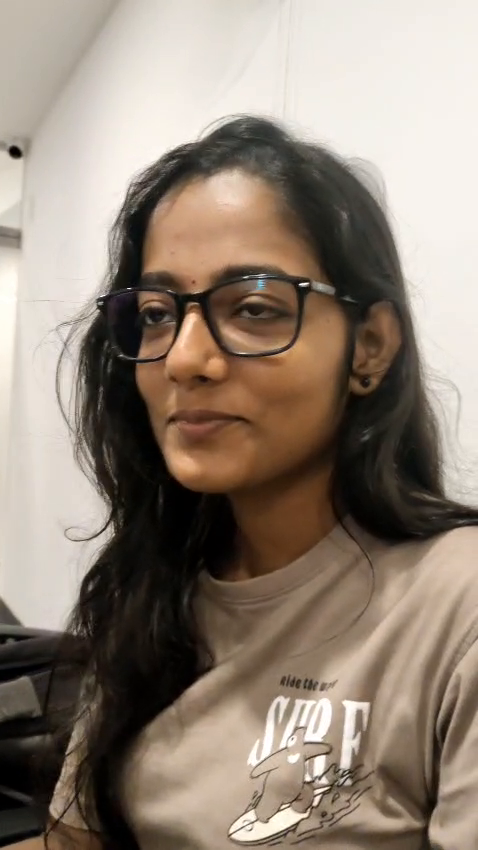
#> input picture frame 40 of files/video.mp4, 478 x 850 px, given in place of the camera
$ jupyter execute eye_detection.ipynb
#> lines starting #> are read from the running program, lines starting #| are printed output that depends on the picture; after the words box and inside, x2 and y2 are one past the last pixel; in counts of white or black regions, pixels touching at a corner belong together
[cell 1]
import cv2
import time

[cell 2]
model_eye =  cv2.CascadeClassifier('/home/devjith/Luminar/Deep Learning/Face_Detection/haarcascade_eye.xml')

[cell 3]
video = cv2.VideoCapture(0)

while True:
    success,img = video.read()
#> img is the input picture: shape (850, 478, 3); mean B, G, R 117.9, 130.9, 144.7

    gray = cv2.cvtColor(img,cv2.COLOR_BGR2GRAY)
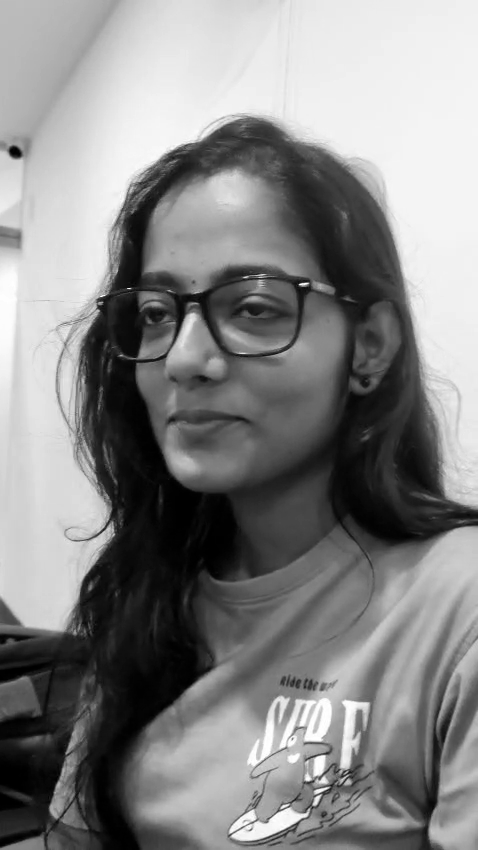
#> gray: shape (850, 478); min 0, max 255, mean 133.6

    eye = model_eye.detectMultiScale(gray,minNeighbors=20)
#> eye = ()

    for (x,y,w,h) in eye:
        cv2.rectangle(img,(x,y),(x+w,y+h),(0,0,255),2)
#> this loop made 0 passes

    cv2.imshow("EYE",img)

    if cv2.waitKey(1) & 0XFF == ord('q'):
#> (key q is pressed here)
        break

video.release()
cv2.destroyAllWindows()

[cell 4]
video = cv2.VideoCapture('/home/devjith/Luminar/Deep Learning/files/video.mp4')
prev_frame_time = 0
new_frame_time = 0
while True:
    success,img = video.read()

    if success:

        new_frame_time = time.time()
        fps = 1 / (new_frame_time - prev_frame_time)
        prev_frame_time = new_frame_time
        fps_text = f"FPS: {int(fps)}"


        cv2.putText(img, fps_text, (10, 30), cv2.FONT_HERSHEY_SIMPLEX, 1, (0, 255, 0), 2, cv2.LINE_AA)
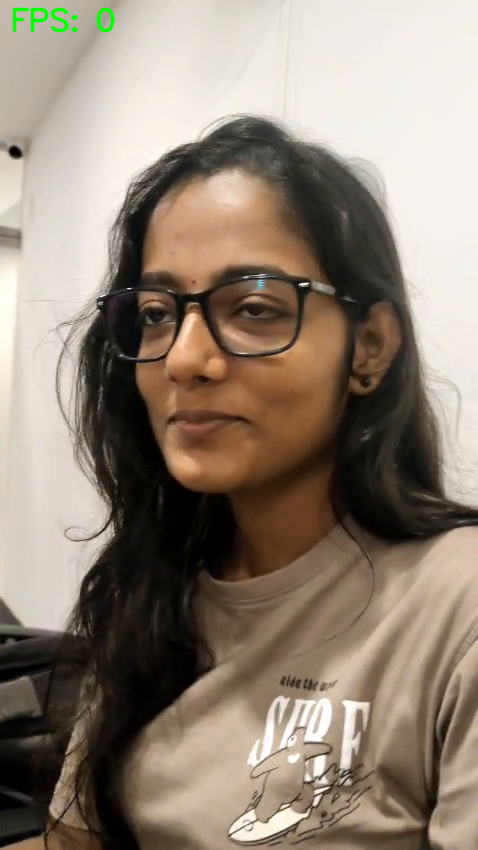
#> img: shape (850, 478, 3); 0.28% of pixels changed, all inside (x1, y1, x2, y2) = (12, 7, 115, 33)


        gray = cv2.cvtColor(img,cv2.COLOR_BGR2GRAY)

        eye = model_eye.detectMultiScale(gray,minNeighbors=15)
#> eye = [[139, 301, 34, 34]]

        for (x,y,w,h) in eye:
            cv2.rectangle(img,(x,y),(x+w,y+h),(0,0,255),2)
#> this loop made 1 pass
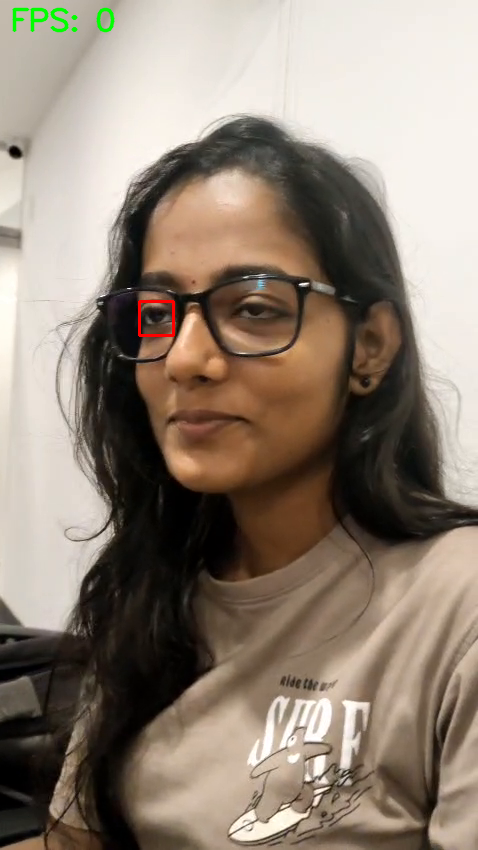
#> img: shape (850, 478, 3); 0.1% of pixels changed, all inside (x1, y1, x2, y2) = (138, 300, 175, 337)

        cv2.imshow('Eye',img)

        if cv2.waitKey(1) & 0XFF == ord('q'):
#> (key q is pressed here)
            break
    else:
        print("Video Ended")
        break
video.release()
cv2.destroyAllWindows()

$ run again, starting later in the video
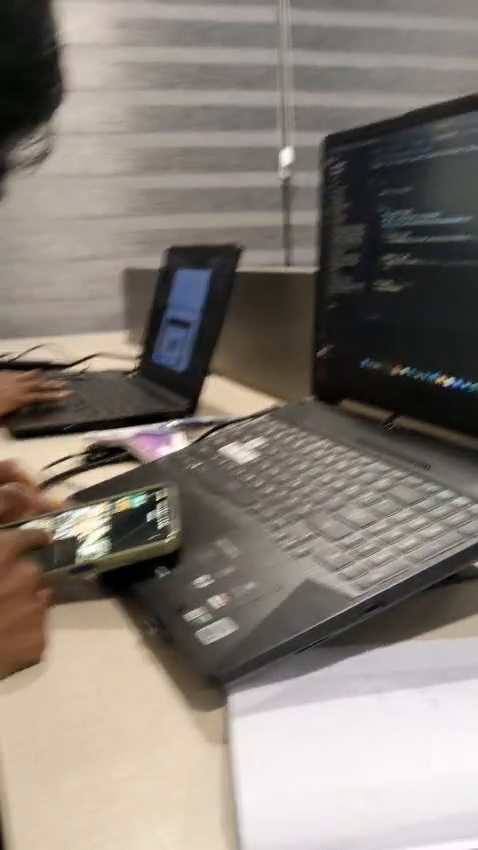
#> input picture frame 180 of files/video.mp4, 478 x 850 px, given in place of the camera
#> img is the input picture: shape (850, 478, 3); mean B, G, R 117.8, 125.9, 133.3
#> `gray = cv2.cvtColor(img,cv2.COLOR_BGR2GRAY)`:
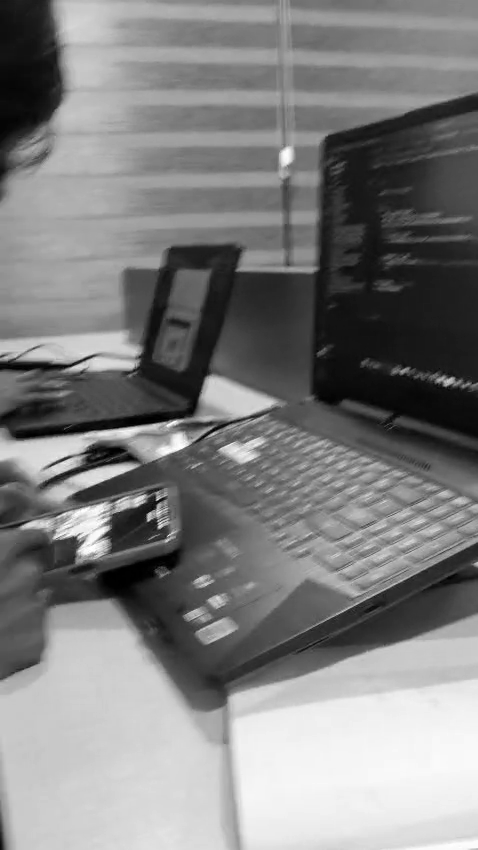
#> gray: shape (850, 478); min 0, max 255, mean 127.2
#> eye = ()
#> `cv2.putText(img, fps_text, (10, 30), cv2.FONT_HERSHEY_SIMPLEX, 1, (0, ..`:
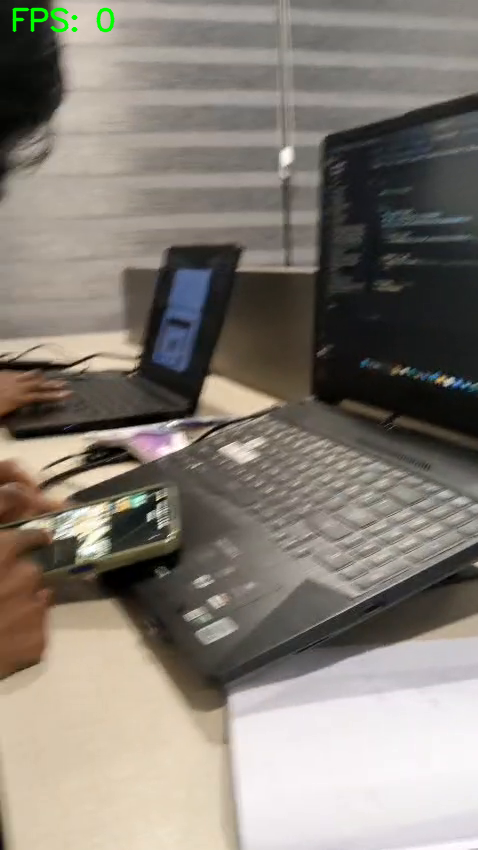
#> img: shape (850, 478, 3); 0.28% of pixels changed, all inside (x1, y1, x2, y2) = (12, 7, 115, 33)

$ run again, starting later in the video
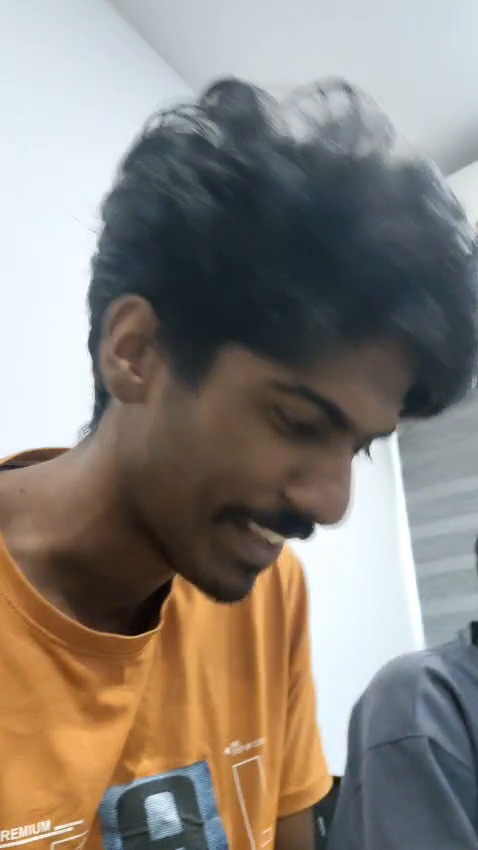
#> input picture frame 321 of files/video.mp4, 478 x 850 px, given in place of the camera
#> img is the input picture: shape (850, 478, 3); mean B, G, R 122.9, 131, 138.3
#> `gray = cv2.cvtColor(img,cv2.COLOR_BGR2GRAY)`:
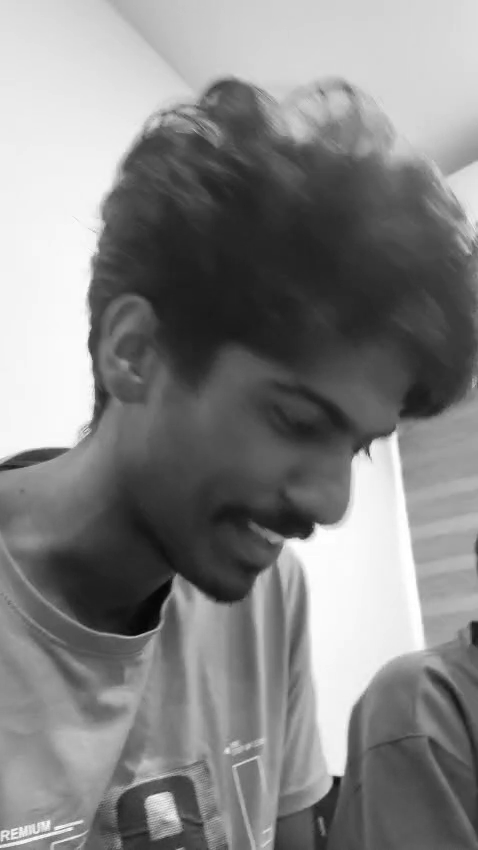
#> gray: shape (850, 478); min 3, max 255, mean 132.3
#> eye = [[258, 382, 78, 78]]
#> the loop `for (x,y,w,h) in eye:` made 1 pass
#> after the loop `for (x,y,w,h) in eye:`:
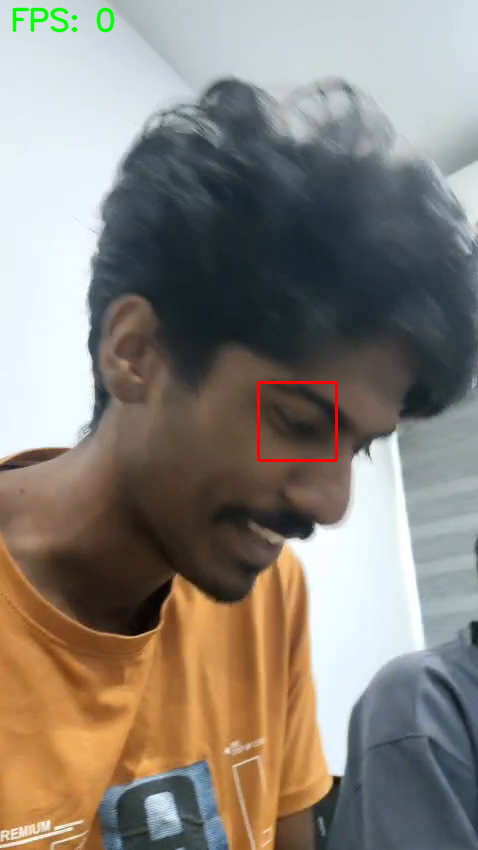
#> img: shape (850, 478, 3); mean B, G, R 122.3, 130.9, 138.2
